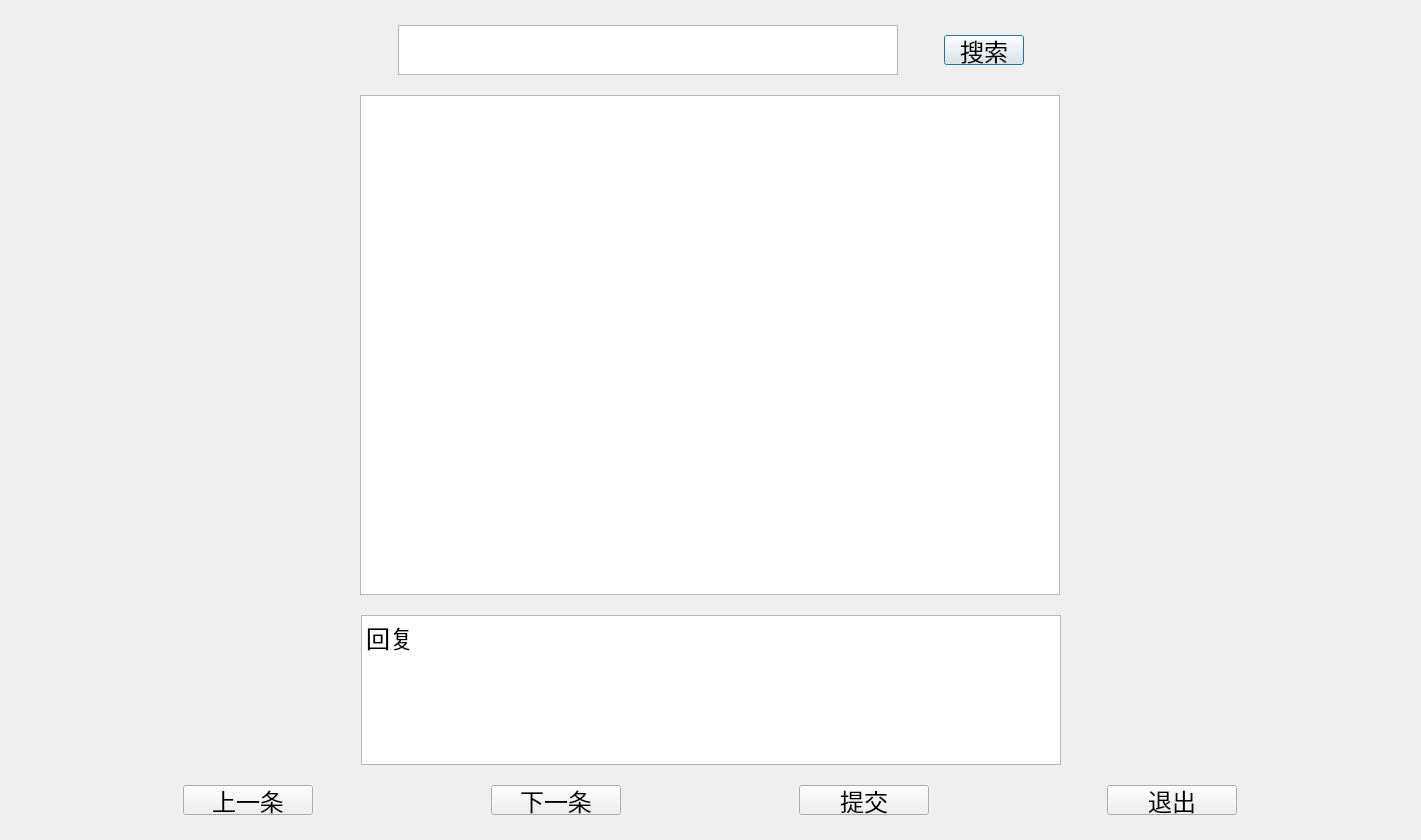
<?xml version="1.0" encoding="UTF-8"?>
<ui version="4.0">
 <class>Dialog</class>
 <widget class="QDialog" name="Dialog">
  <property name="geometry">
   <rect>
    <x>0</x>
    <y>0</y>
    <width>1421</width>
    <height>840</height>
   </rect>
  </property>
  <property name="maximumSize">
   <size>
    <width>16777215</width>
    <height>16777215</height>
   </size>
  </property>
  <property name="windowTitle">
   <string>Dialog</string>
  </property>
  <layout class="QGridLayout" name="gridLayout">
   <item row="0" column="0">
    <layout class="QHBoxLayout" name="horizontalLayout">
     <item>
      <spacer name="horizontalSpacer">
       <property name="orientation">
        <enum>Qt::Horizontal</enum>
       </property>
       <property name="sizeHint" stdset="0">
        <size>
         <width>40</width>
         <height>20</height>
        </size>
       </property>
      </spacer>
     </item>
     <item>
      <widget class="QTextEdit" name="textEdit">
       <property name="minimumSize">
        <size>
         <width>500</width>
         <height>50</height>
        </size>
       </property>
       <property name="maximumSize">
        <size>
         <width>500</width>
         <height>50</height>
        </size>
       </property>
       <property name="font">
        <font>
         <pointsize>18</pointsize>
        </font>
       </property>
       <property name="lineWrapMode">
        <enum>QTextEdit::NoWrap</enum>
       </property>
      </widget>
     </item>
     <item>
      <spacer name="horizontalSpacer_2">
       <property name="orientation">
        <enum>Qt::Horizontal</enum>
       </property>
       <property name="sizeType">
        <enum>QSizePolicy::Fixed</enum>
       </property>
       <property name="sizeHint" stdset="0">
        <size>
         <width>40</width>
         <height>20</height>
        </size>
       </property>
      </spacer>
     </item>
     <item>
      <widget class="QPushButton" name="pushButton">
       <property name="maximumSize">
        <size>
         <width>130</width>
         <height>30</height>
        </size>
       </property>
       <property name="font">
        <font>
         <pointsize>18</pointsize>
        </font>
       </property>
       <property name="text">
        <string>搜索</string>
       </property>
      </widget>
     </item>
     <item>
      <spacer name="horizontalSpacer_3">
       <property name="orientation">
        <enum>Qt::Horizontal</enum>
       </property>
       <property name="sizeHint" stdset="0">
        <size>
         <width>40</width>
         <height>20</height>
        </size>
       </property>
      </spacer>
     </item>
    </layout>
   </item>
   <item row="1" column="0">
    <layout class="QHBoxLayout" name="horizontalLayout_3">
     <item>
      <widget class="QTextBrowser" name="textBrowser_2">
       <property name="minimumSize">
        <size>
         <width>700</width>
         <height>500</height>
        </size>
       </property>
       <property name="maximumSize">
        <size>
         <width>700</width>
         <height>500</height>
        </size>
       </property>
       <property name="font">
        <font>
         <pointsize>18</pointsize>
        </font>
       </property>
      </widget>
     </item>
    </layout>
   </item>
   <item row="2" column="0">
    <layout class="QHBoxLayout" name="horizontalLayout_2">
     <item>
      <spacer name="horizontalSpacer_7">
       <property name="orientation">
        <enum>Qt::Horizontal</enum>
       </property>
       <property name="sizeHint" stdset="0">
        <size>
         <width>40</width>
         <height>20</height>
        </size>
       </property>
      </spacer>
     </item>
     <item>
      <widget class="QTextEdit" name="textEdit_2">
       <property name="minimumSize">
        <size>
         <width>700</width>
         <height>150</height>
        </size>
       </property>
       <property name="maximumSize">
        <size>
         <width>700</width>
         <height>150</height>
        </size>
       </property>
       <property name="font">
        <font>
         <pointsize>18</pointsize>
        </font>
       </property>
       <property name="html">
        <string>&lt;!DOCTYPE HTML PUBLIC &quot;-//W3C//DTD HTML 4.0//EN&quot; &quot;http://www.w3.org/TR/REC-html40/strict.dtd&quot;&gt;
&lt;html&gt;&lt;head&gt;&lt;meta name=&quot;qrichtext&quot; content=&quot;1&quot; /&gt;&lt;style type=&quot;text/css&quot;&gt;
p, li { white-space: pre-wrap; }
&lt;/style&gt;&lt;/head&gt;&lt;body style=&quot; font-family:'SimSun'; font-size:18pt; font-weight:400; font-style:normal;&quot;&gt;
&lt;p style=&quot; margin-top:0px; margin-bottom:0px; margin-left:0px; margin-right:0px; -qt-block-indent:0; text-indent:0px;&quot;&gt;回复&lt;/p&gt;&lt;/body&gt;&lt;/html&gt;</string>
       </property>
      </widget>
     </item>
     <item>
      <spacer name="horizontalSpacer_6">
       <property name="orientation">
        <enum>Qt::Horizontal</enum>
       </property>
       <property name="sizeHint" stdset="0">
        <size>
         <width>40</width>
         <height>20</height>
        </size>
       </property>
      </spacer>
     </item>
    </layout>
   </item>
   <item row="3" column="0">
    <layout class="QHBoxLayout" name="horizontalLayout_4">
     <item>
      <widget class="QPushButton" name="pushButton_2">
       <property name="minimumSize">
        <size>
         <width>130</width>
         <height>30</height>
        </size>
       </property>
       <property name="maximumSize">
        <size>
         <width>120</width>
         <height>30</height>
        </size>
       </property>
       <property name="font">
        <font>
         <pointsize>18</pointsize>
        </font>
       </property>
       <property name="text">
        <string>上一条</string>
       </property>
      </widget>
     </item>
     <item>
      <widget class="QPushButton" name="pushButton_3">
       <property name="minimumSize">
        <size>
         <width>130</width>
         <height>30</height>
        </size>
       </property>
       <property name="maximumSize">
        <size>
         <width>120</width>
         <height>30</height>
        </size>
       </property>
       <property name="font">
        <font>
         <pointsize>18</pointsize>
        </font>
       </property>
       <property name="text">
        <string>下一条</string>
       </property>
      </widget>
     </item>
     <item>
      <widget class="QPushButton" name="pushButton_4">
       <property name="minimumSize">
        <size>
         <width>130</width>
         <height>30</height>
        </size>
       </property>
       <property name="maximumSize">
        <size>
         <width>120</width>
         <height>30</height>
        </size>
       </property>
       <property name="font">
        <font>
         <pointsize>18</pointsize>
        </font>
       </property>
       <property name="text">
        <string>提交</string>
       </property>
      </widget>
     </item>
     <item>
      <widget class="QPushButton" name="pushButton_5">
       <property name="minimumSize">
        <size>
         <width>130</width>
         <height>30</height>
        </size>
       </property>
       <property name="maximumSize">
        <size>
         <width>120</width>
         <height>30</height>
        </size>
       </property>
       <property name="font">
        <font>
         <pointsize>18</pointsize>
        </font>
       </property>
       <property name="text">
        <string>退出</string>
       </property>
      </widget>
     </item>
    </layout>
   </item>
  </layout>
 </widget>
 <resources/>
 <connections/>
</ui>
